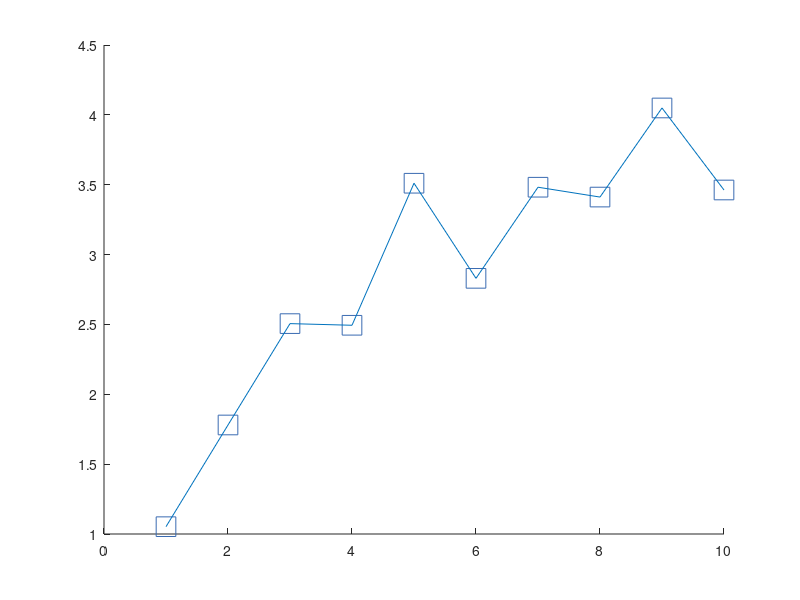

Reproduce this figure in MATLAB. (Note: this script raises an error after producing the figure.)
%% Matlab Graph Line Scatter Plot, Multiple Lines, Axies Lines, 45 Degree Line Examples
% *back to *<https://fanwangecon.github.io *Fan*>*'s *<https://fanwangecon.github.io/M4Econ/ 
% *Reusable Matlab*>* Repository or *<https://fanwangecon.github.io/CodeDynaAsset/ 
% *Dynamic Asset*>* Repository.*
%% Six lines Plot
% Colors from <http://ksrowell.com/blog-visualizing-data/2012/02/02/optimal-colors-for-graphs/ 
% optimal colors>. Generate A line plot with multiple lines using safe colors, 
% with differening shapes. Figures include lines as well as scatter overlayed 
% jointly. 

close all
figure();
hold on;

blue = [57 106 177]./255;
red = [204 37 41]./255;
black = [83 81 84]./255;
green = [62 150 81]./255;
brown = [146 36 40]./255;
purple = [107 76 154]./255;
cl_colors = {blue, red, black, ...
             green, brown, purple};
cl_legend = {'For Borr', 'Inf Borr', 'For+Inf Br', 'For+Br+Save', 'Bridge Loan', 'For Save'};
cl_scatter_shapes = {'s','x','o','d','p','*'};
cl_linestyle = {'--','-',':','-.','--','-'};
it_sca_bs = 20;
cl_scatter_csizes = {10*it_sca_bs, 20*it_sca_bs, 10*it_sca_bs, 10*it_sca_bs, 5*it_sca_bs, 8*it_sca_bs};
it_line_bs = 2;
cl_line_csizes = {1*it_line_bs, 2*it_line_bs, 1*it_line_bs, 1*it_line_bs, 1*it_line_bs, 2*it_line_bs};

it_x_groups_n = length(cl_scatter_csizes);
it_x_n = 10;

% Generate Random Data
rng(123);
mat_y = rand([it_x_n, it_x_groups_n]);
mat_y = mat_y + sqrt(1:it_x_groups_n);
mat_y = mat_y + log(1:it_x_n)';
ar_x = 1:1:it_x_n;

ar_it_graphs_run = 1:6;
it_graph_counter = 0;
ls_chart = [];
for it_fig = ar_it_graphs_run

    % Counter
    it_graph_counter = it_graph_counter + 1;

    % Y Outcome
    ar_y = mat_y(:, it_fig)';

    % Color and Size etc
    it_csize = cl_scatter_csizes{it_fig};
    ar_color = cl_colors{it_fig};
    st_shape = cl_scatter_shapes{it_fig};
    st_lnsty = cl_linestyle{it_fig};
    st_lnwth = cl_line_csizes{it_fig};
    
    % plot scatter and include in legend
    ls_chart(it_graph_counter) = scatter(ar_x, ar_y, it_csize, ar_color, st_shape);

    % plot line do not include in legend
    line = plot(ar_x, ar_y);
    line.HandleVisibility = 'off';
    line.Color = ar_color;
    line.LineStyle = st_lnsty;
    line.HandleVisibility = 'off';
    line.LineWidth = st_lnwth;

    % Legend to include
    cl_legend{it_graph_counter} = cl_legend{it_fig};
end

% Legend
legend(ls_chart, cl_legend, 'Location', 'southeast');

% labeling
title('Optimal Savings');
ylabel('Savings Levels');
xlabel('Cash-on-Hand Today');
grid on;
snapnow;
%% Horizontal and Vertical Lines and 45 Degree
% Draw x and y axis, and draw a 45 degree line.

figure();

xline0 = xline(0);
xline0.HandleVisibility = 'off';
xline0.Color = red;
xline0.LineStyle = '--';
yline0 = yline(0);
yline0.HandleVisibility = 'off';
yline0.LineWidth = 1;

hline = refline([1 0]);
hline.Color = 'k';
hline.LineStyle = ':';
hline.HandleVisibility = 'off';

snapnow;
grid on;
grid minor;